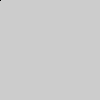
Frame 1 (no input)
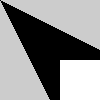
Frame 60 (the mouse pressed at the canvas centre just before this capture)
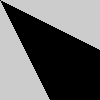
Frame 120 (the mouse held since frame 60 and released just before this capture)

The Processing sketch that drew these frames (run headless with seeded random() and noise(); from frame 60 on, the mouse is pressed at the canvas centre):

// Processing sketch: ilusiones
// ── ilusiones.pde


int x = 0,y;
void setup()
{
  
}
void draw()
{
  square(x, x, x);
  x++;
}
